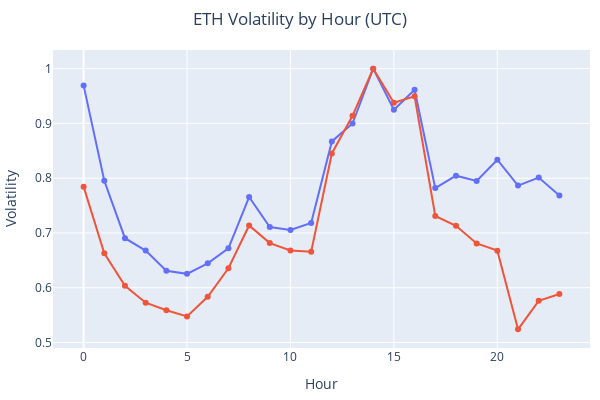

This figure's notebook cell:
### Code cell
fig = plot_volatility(ethusdt, "ETH Volatility by Hour (UTC)")
fig.show()

### Figure 1 — Plotly figure (JSON) as saved in the notebook; plotly's stock layout.template omitted (floating-point values rounded to 4 significant figures)
{"data": [{"hovertemplate": "variable=range<br>Hour=%{x}<br>Volatility=%{y}<extra></extra>", "legendgroup": "range", "line": {"color": "#636efa", "dash": "solid"}, "marker": {"symbol": "circle"}, "mode": "lines+markers", "name": "range", "orientation": "v", "showlegend": true, "type": "scatter", "x": [0, 1, 2, 3, 4, 5, 6, 7, 8, 9, 10, 11, 12, 13, 14, 15, 16, 17, 18, 19, 20, 21, 22, 23], "xaxis": "x", "y": [0.9694, 0.7953, 0.6904, 0.6678, 0.6309, 0.6254, 0.6445, 0.672, 0.7656, 0.7109, 0.7054, 0.7181, 0.8672, 0.8998, 1, 0.9249, 0.9616, 0.7819, 0.8046, 0.795, 0.8337, 0.7864, 0.8011, 0.7683], "yaxis": "y"}, {"hovertemplate": "variable=volume<br>Hour=%{x}<br>Volatility=%{y}<extra></extra>", "legendgroup": "volume", "line": {"color": "#EF553B", "dash": "solid"}, "marker": {"symbol": "circle"}, "mode": "lines+markers", "name": "volume", "orientation": "v", "showlegend": true, "type": "scatter", "x": [0, 1, 2, 3, 4, 5, 6, 7, 8, 9, 10, 11, 12, 13, 14, 15, 16, 17, 18, 19, 20, 21, 22, 23], "xaxis": "x", "y": [0.7846, 0.663, 0.6036, 0.5727, 0.5589, 0.5476, 0.5835, 0.6356, 0.7137, 0.6814, 0.6681, 0.6657, 0.8451, 0.914, 1, 0.9376, 0.9496, 0.7311, 0.7131, 0.6809, 0.6677, 0.524, 0.576, 0.5886], "yaxis": "y"}], "layout": {"height": 400, "legend": {"title": {"text": "variable"}, "tracegroupgap": 0}, "margin": {"b": 50, "l": 20, "r": 10, "t": 50}, "showlegend": false, "title": {"text": "ETH Volatility by Hour (UTC)", "x": 0.5}, "width": 600, "xaxis": {"anchor": "y", "domain": [0, 1], "title": {"text": "Hour"}}, "yaxis": {"anchor": "x", "domain": [0, 1], "title": {"text": "Volatility"}}}}
